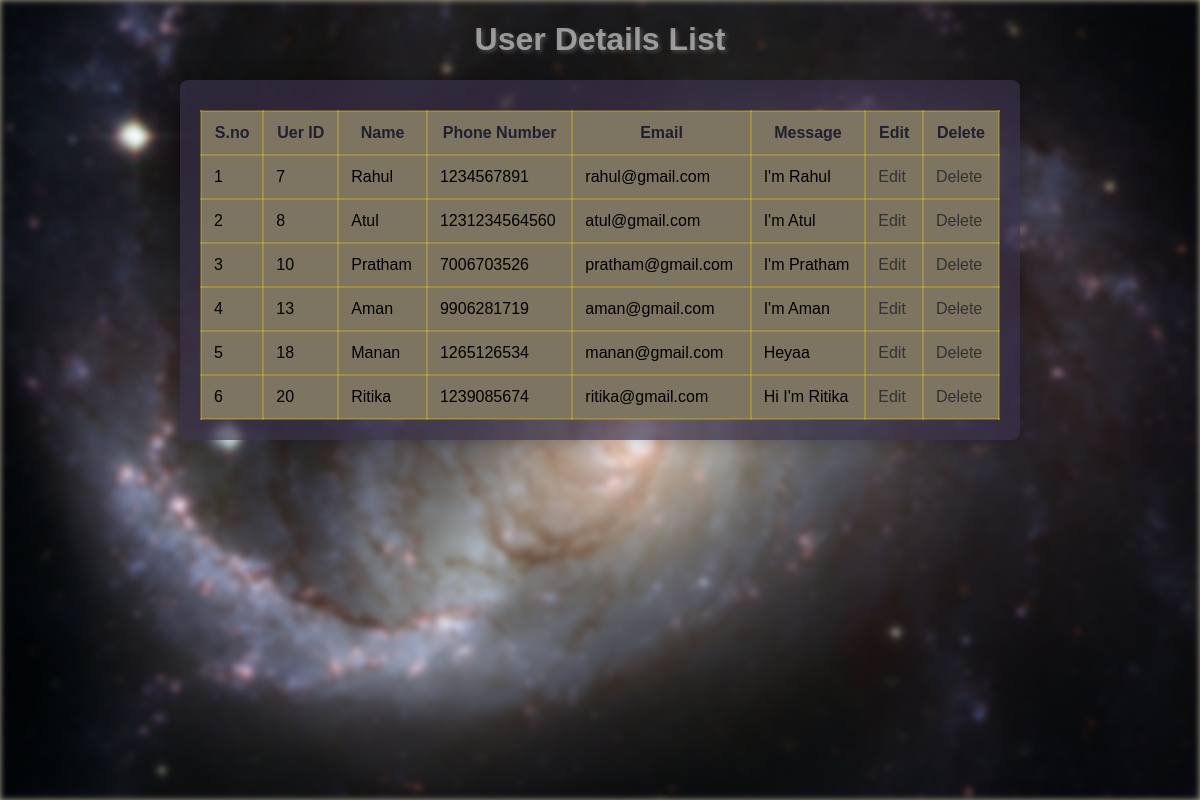
The app's page /userdetails/ with its own data.
### crudapp/models.py (models this page shows)
class Msg(models.Model):
    name = models.CharField(max_length=100)
    email = models.EmailField()
    mobile = models.CharField(max_length=10)
    message = models.CharField(max_length=200)

### crudapp/views.py (the view)
# urls.py: path('userdetails/', views.udl),
def udl(request):
    user_details = Msg.objects.all()
    return render(request, 'udl.html', {'user_details': user_details})

### templates/udl.html (shortened to what this page needs)
<!DOCTYPE html>
{% load static %}
<html lang="en">
<head>
    <link rel="stylesheet" href='{% static "css/udl.css" %}'>
</head>
<body>
    <div class="bg-img"></div>
<h1>User Details List</h1>
<form action="" method="post">
<table>
    <thead>
        <tr>
            <th>S.no</th>
            <th>Uer ID</th>
            <th>Name</th>
            <th>Phone Number</th>
            <th>Email</th>
            <th>Message</th>
            <th>Edit</th>
            <th>Delete</th>
        </tr>
    </thead>
    <tbody>
        {% for user in user_details %}
            <tr>
                <td>{{ forloop.counter }}</td>
                <td>{{ user.id }}</td>
                <td>{{ user.name }}</td>
                <td>{{ user.mobile }}</td>
                <td>{{ user.email }}</td>
                <td>{{ user.message }}</td>
                <td><a href="/edit/{{user.id}}">Edit</a></td>
                <td><a href="/delete/{{user.id}}">Delete</a></td>
            </tr>
        {% endfor %}
    </tbody>
</table>
</form>
</body>
</html>

### static/css/udl.css (style rules this page uses)
body { font-family: 'Arial', sans-serif; margin: 0; padding: 0; background-color: #B0A990; }
.bg-img { background-image: url("../images/bg-img.jpg"); position: absolute; top: 0; right: 0; bottom: 0; left: 0; background-size: cover; height: 100vh; background-repeat: no-repeat; z-index: -1; filter: blur(3px); }
h1 { text-align: center; color: #e8e8e893; text-shadow: 2px 2px 4px rgba(255, 255, 255, 0.219); }
form { max-width: 800px; margin: 20px auto; background-color: #39304ab1; padding: 20px; border-radius: 8px; box-shadow: 0 0 20px rgba(0, 0, 0, 0.3); }
table { width: 100%; border-collapse: collapse; margin-top: 10px; }
thead { color: #202030; }
th, td { padding: 12px; text-align: left; border: 2px solid #ffd90043; animation: glow 2s infinite; }
th { text-align: center; }
tr { background-color: #7D7461; }
a { text-decoration: none; color: #333; }

### records on screen
Msg: id "7", name "Rahul", mobile "1234567891", email "rahul@gmail.com", message "I'm Rahul"
Msg: id "8", name "Atul", mobile "1231234564560", email "atul@gmail.com", message "I'm Atul"
Msg: id "10", name "Pratham", mobile "7006703526", email "pratham@gmail.com", message "I'm Pratham"
Msg: id "13", name "Aman", mobile "9906281719", email "aman@gmail.com", message "I'm Aman"
Msg: id "18", name "Manan", mobile "1265126534", email "manan@gmail.com", message "Heyaa"
Msg: id "20", name "Ritika", mobile "1239085674", email "ritika@gmail.com", message "Hi I'm Ritika"
